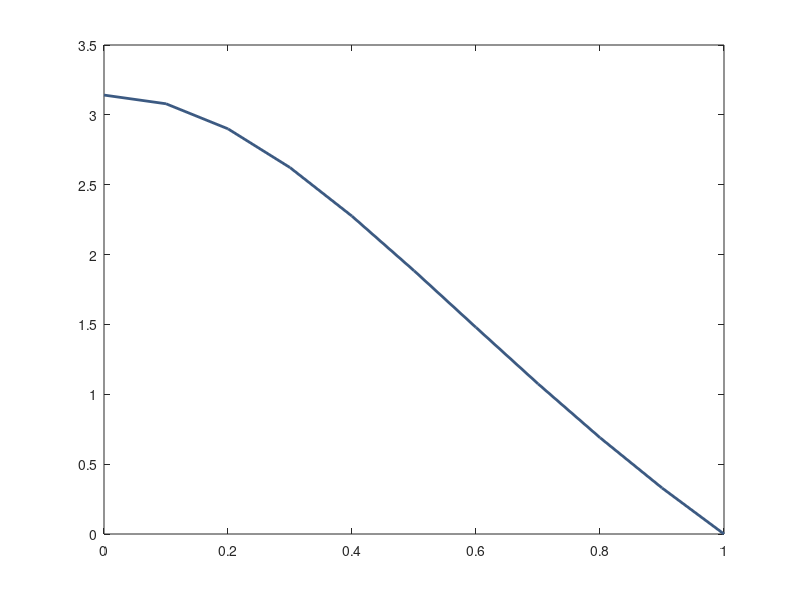

MATLAB code to generate this figure: (Note: this script raises an error after producing the figure.)
clear
close all

alpha=0:0.1:1;

conical_k=pi*(1-alpha.^2)./(1+alpha.^2);
flat_k=-2*pi*(1-alpha.^2)./(1+alpha.^2);

conical_mk=-pi*(1-alpha.^2)./(1+alpha.^2);
flat_mk=2*pi*(1-alpha.^2)./(1+alpha.^2);

shape={'^','s','^','s'};
color_blue = [31, 119, 180]/255;
color_red = [214, 39, 40]/255;
color_yellow = [255, 127, 14]/255;
color_purple = [148, 103, 189]/255;
color_green = [80, 110, 0]/255;
color_light_green = [5, 215, 160]/255;
color_gray = [60, 90, 130]/255;
color_ligh_gray = [150, 195, 215]/255;
color_pink = [230, 25, 95]/255;
color_light_pink = [255, 100, 180]/255;
color={color_gray,color_ligh_gray,color_pink,color_light_pink};
% color={color_purple,[180,150, 189]/255,color_yellow,[255, 200, 50]/255};
% color={[31, 119, 180]/255,[110, 168, 210]/255,[214, 39, 40]/255,[252, 107, 118]/255};

trasparent_par = 1;
h=figure;

lh = plot(alpha,conical_k,'Linewidth', 2,'Color',color{1});hold on;
lh.Color = [lh.Color trasparent_par];

lh = plot(alpha,flat_k,'Linewidth', 2,'Color',color{2});hold on;
lh.Color = [lh.Color trasparent_par];

lh = plot(alpha,conical_mk,'Linewidth', 2,'Color',color{3});hold on;
lh.Color = [lh.Color trasparent_par];

lh = plot(alpha,flat_mk,'Linewidth', 2,'Color',color{4});hold on;
lh.Color = [lh.Color trasparent_par];

ln = plot(alpha,zeros(length(alpha),1),'k-','LineWidth',1);hold on;
lh.Color = [lh.Color trasparent_par];

scatter(alpha,conical_k,50,shape{1},'MarkerFaceColor','white','MarkerEdgeColor',color{1},...
    'LineWidth',2,'MarkerEdgeAlpha',trasparent_par);hold on;
scatter(alpha,flat_k,80,shape{2},'MarkerFaceColor','white','MarkerEdgeColor',color{2},...
    'LineWidth',2,'MarkerEdgeAlpha',trasparent_par);hold on;
scatter(alpha,conical_mk,50,shape{3},'MarkerFaceColor','white','MarkerEdgeColor',color{3},...
    'LineWidth',2,'MarkerEdgeAlpha',trasparent_par);hold on;
scatter(alpha,flat_mk,80,shape{4},'MarkerFaceColor','white','MarkerEdgeColor',color{4},...
    'LineWidth',2,'MarkerEdgeAlpha',trasparent_par);hold on;

legend('$\xi=+1$, conical','$\xi=+1$, flat','$\xi=-1$, conical','$\xi=-1$, flat',...
    'Interpreter','latex','location','best',...
    'Fontname','Times New Roman','FontSize',14)
xlabel('$\alpha$','Interpreter','latex','Fontname', 'Times New Roman','FontSize',16)
ylabel('Berry phase','Fontname', 'Times New Roman','FontSize',16)
set(gca, 'LineWidth',1,'Fontname', 'Times New Roman','FontSize',16)
yticks([-2*pi, -pi, 0, pi, 2*pi])
yticklabels({'-2\pi','-\pi','0','\pi','2\pi'})
ylim([-2*pi,2*pi+3])

set(h,'Units','Inches');
pos = get(h,'Position');
set(h,'PaperPositionMode','Auto','PaperUnits','Inches','PaperSize',[pos(3), pos(4)])
print(h,'filename','-dpdf','-r0')
saveas(gcf,'berry_phase.pdf')

    